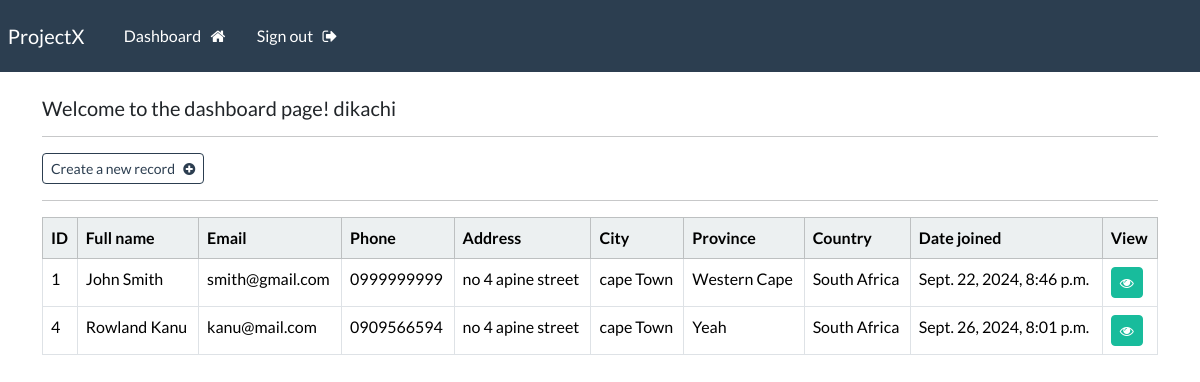
The page /dashboard (signed in) on the database its author committed.
### webapp/models.py (models this page shows, shortened)
class Record(models.Model):
    creation_date = models.DateTimeField(auto_now_add=True)
    first_name = models.CharField(max_length=100)
    last_name = models.CharField(max_length=100)
    email = models.CharField(max_length=155)
    phone = models.CharField(max_length=20)
    address = models.CharField(max_length=300)
    city = models.CharField(max_length=255)
    province = models.CharField(max_length=200)
    country = models.CharField(max_length=125)

### webapp/views.py (the view)
# urls.py: path('dashboard', views.dashboard, name='dashboard'),
@login_required(login_url='my-login')
def dashboard(request):
    my_records = Record.objects.all()
    context = {'records': my_records}
    return render(request, 'webapp/dashboard.html', context=context)

### webapp/templates/webapp/dashboard.html
{% extends 'webapp/base.html' %}
{% block content %}
    <h5> Welcome to the dashboard page! {{user}} </h5>
    <hr>
    <a class="btn btn-outline-primary btn-sm" href="{% url 'create-record' %}">
        Create a new record &nbsp; <i class="fa fa-plus-circle" aria-hidden="true"></i>
    </a>
    <hr>
    <table class="table table-hover table-bordered">
        <thead class="table-light">
            <tr>
                <th scope="col"> ID </th>
                <th scope="col"> Full name </th>
                <th scope="col"> Email </th>
                <th scope="col"> Phone </th>
                <th scope="col"> Address </th>
                <th scope="col"> City </th>
                <th scope="col"> Province </th>
                <th scope="col"> Country </th>
                <th scope="col"> Date joined </th>
                <th scope="col"> View </th>
            </tr>
        </thead>
        <tbody>
        {% if records %}
            {% for record in records %}
            <tr>
                <td> {{record.id}} </td>
                <td> {{record.first_name}} {{record.last_name}} </td>
                <td> {{record.email}} </td>
                <td> {{record.phone}} </td>
                <td> {{record.address}} </td>
                <td> {{record.city}} </td>
                <td> {{record.province}} </td>
                <td> {{record.country}} </td>
                <td> {{record.creation_date}} </td>
                <td> <a class="btn btn-success btn-sm" href="{% url 'record' record.id %}"> <i class="fa fa-eye" aria-hidden="true"></i> </a> </td>
            </tr>
            {% endfor %}
        {% endif %}
        </tbody>
    </table>
{% endblock %}

### webapp/templates/webapp/base.html (shortened to what this page needs)
{% load static %}
<!DOCTYPE html>
<html>
    <head>
        <link rel="stylesheet" type="text/css" href="https://bootswatch.com/5/flatly/bootstrap.min.css">
        <link rel="stylesheet" type="text/css"  href="{% static 'css/styles.css' %}">
        <link rel="stylesheet" href="https://cdnjs.cloudflare.com/ajax/libs/font-awesome/4.7.0/css/font-awesome.min.css">
    </head>
    <body>
        {% include 'webapp/navbar.html' %}
        <div class="container">
            <br>
            {% block content %}
            {% endblock %}
        </div>
    </body>
    </body>
</html>

### webapp/templates/webapp/navbar.html (shortened to what this page needs)
<nav class="navbar navbar-expand-lg navbar-dark bg-primary justify-content-center">
    <a class="navbar-brand main-heading" href="{% url '' %}">
      &nbsp; ProjectX
    </a>
      <div class="collapse navbar-collapse text-center" id="navbarNavDropdown">
        <ul class="navbar-nav mr-auto">
          {% if user.is_authenticated %}
            <li class="nav-item">
              <a class="nav-link" href="{% url 'dashboard' %}">Dashboard &nbsp; <i class="fa fa-home" aria-hidden="true"></i> </a>
            </li>
            <li class="nav-item">
              <a class="nav-link" href="{% url 'user-logout' %}">Sign out &nbsp; <i class="fa fa-sign-out" aria-hidden="true"></i> </a>
            </li>
        </ul>
        {% endif %}
      </div>
  </nav>

### rows shown on the page
Record: id "1", first_name "John", last_name "Smith", email "smith@gmail.com", phone "0999999999", address "no 4 apine street", city "cape Town", province "Western Cape", country "South Africa", creation_date "Sept. 22, 2024, 8:46 p.m."
Record: id "4", first_name "Rowland", last_name "Kanu", email "kanu@mail.com", phone "0909566594", address "no 4 apine street", city "cape Town", province "Yeah", country "South Africa", creation_date "Sept. 26, 2024, 8:01 p.m."

### other values the page prints
{{ user }} "dikachi"
